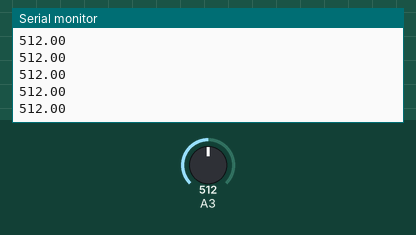
A sketch run on a simulated Arduino Uno, built with avr-gcc and run on an emulated ATmega328P. Parts: the last lines printed to the serial monitor. The inputs (shaded band) are chosen by the test bench; at power-on: A3 = 512.

Above: at 1.2 s.
1.3 s: A3 set to 716
At 1.31 s:
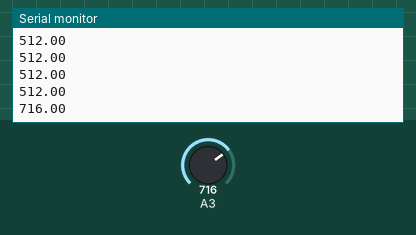
2.8 s: A3 set to 900
At 2.82 s:
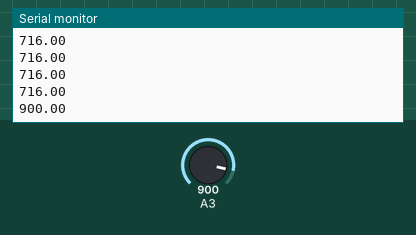
Timing chart, 0 to 5.8 s (numbered marks = the images above; inputs shaded):
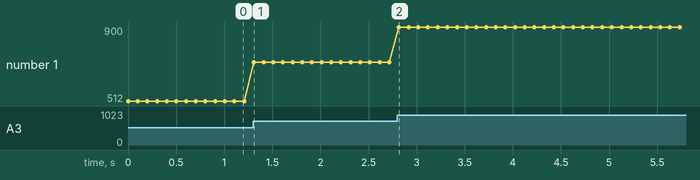

Measured:
- after the input at 1.3 s, the serial monitor: prints a new line at once (image 1)
- after the input at 2.8 s, the serial monitor: prints a new line at once (image 2)
- plotted number 1: 512 → 716 after the input at 1.3 s, 716 → 900 after the input at 2.8 s

The sketch:

magnet_read.ino
```cpp
float var;

void setup() {
  pinMode(A3, INPUT);
  Serial.begin(9600);

}

void loop() {
  var = analogRead(A3);
  Serial.println(var);
  delay(100);

}
```
